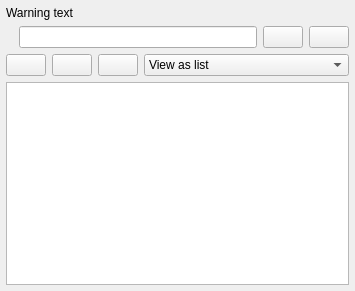
<?xml version="1.0" encoding="UTF-8"?>
<ui version="4.0">
 <class>ui_pool_widget</class>
 <widget class="QWidget" name="ui_pool_widget">
  <property name="geometry">
   <rect>
    <x>0</x>
    <y>0</y>
    <width>355</width>
    <height>291</height>
   </rect>
  </property>
  <property name="acceptDrops">
   <bool>true</bool>
  </property>
  <property name="windowTitle">
   <string>Form</string>
  </property>
  <layout class="QVBoxLayout" name="verticalLayout">
   <property name="spacing">
    <number>6</number>
   </property>
   <property name="margin">
    <number>6</number>
   </property>
   <item>
    <widget class="QLabel" name="label_size_warning">
     <property name="text">
      <string>&lt;html&gt;&lt;head/&gt;&lt;body&gt;&lt;p&gt;Warning text&lt;/p&gt;&lt;/body&gt;&lt;/html&gt;</string>
     </property>
     <property name="wordWrap">
      <bool>true</bool>
     </property>
    </widget>
   </item>
   <item>
    <widget class="QWidget" name="widget_pool" native="true">
     <property name="sizePolicy">
      <sizepolicy hsizetype="Preferred" vsizetype="Fixed">
       <horstretch>0</horstretch>
       <verstretch>0</verstretch>
      </sizepolicy>
     </property>
     <layout class="QHBoxLayout" name="horizontalLayout_3">
      <property name="spacing">
       <number>6</number>
      </property>
      <property name="margin">
       <number>0</number>
      </property>
      <item>
       <widget class="QLabel" name="label_pool_search">
        <property name="text">
         <string/>
        </property>
        <property name="pixmap">
         <pixmap>:/icons/variable_inspector.png</pixmap>
        </property>
       </widget>
      </item>
      <item>
       <widget class="QLineEdit" name="edit_pool_filter">
        <property name="toolTip">
         <string>Search filter</string>
        </property>
       </widget>
      </item>
      <item>
       <widget class="QPushButton" name="button_pool_filter_clear">
        <property name="sizePolicy">
         <sizepolicy hsizetype="Minimum" vsizetype="Fixed">
          <horstretch>0</horstretch>
          <verstretch>0</verstretch>
         </sizepolicy>
        </property>
        <property name="toolTip">
         <string>Clear filter</string>
        </property>
        <property name="text">
         <string/>
        </property>
        <property name="icon">
         <iconset>
          <normaloff>:/icons/clear.png</normaloff>:/icons/clear.png</iconset>
        </property>
        <property name="iconSize">
         <size>
          <width>16</width>
          <height>16</height>
         </size>
        </property>
       </widget>
      </item>
      <item>
       <widget class="QPushButton" name="button_help_pool">
        <property name="toolTip">
         <string>Help</string>
        </property>
        <property name="text">
         <string/>
        </property>
        <property name="icon">
         <iconset>
          <normaloff>:/icons/help.png</normaloff>:/icons/help.png</iconset>
        </property>
        <property name="iconSize">
         <size>
          <width>16</width>
          <height>16</height>
         </size>
        </property>
       </widget>
      </item>
     </layout>
    </widget>
   </item>
   <item>
    <widget class="QWidget" name="widget_2" native="true">
     <layout class="QHBoxLayout" name="horizontalLayout_2">
      <property name="spacing">
       <number>6</number>
      </property>
      <property name="margin">
       <number>0</number>
      </property>
      <item>
       <widget class="QPushButton" name="button_pool_add">
        <property name="sizePolicy">
         <sizepolicy hsizetype="Minimum" vsizetype="Fixed">
          <horstretch>0</horstretch>
          <verstretch>0</verstretch>
         </sizepolicy>
        </property>
        <property name="toolTip">
         <string>Add file</string>
        </property>
        <property name="text">
         <string/>
        </property>
        <property name="icon">
         <iconset>
          <normaloff>:/icons/add.png</normaloff>:/icons/add.png</iconset>
        </property>
        <property name="iconSize">
         <size>
          <width>16</width>
          <height>16</height>
         </size>
        </property>
       </widget>
      </item>
      <item>
       <widget class="QPushButton" name="button_refresh">
        <property name="toolTip">
         <string>Refresh</string>
        </property>
        <property name="text">
         <string/>
        </property>
        <property name="icon">
         <iconset>
          <normaloff>:/icons/refresh.png</normaloff>:/icons/refresh.png</iconset>
        </property>
        <property name="iconSize">
         <size>
          <width>16</width>
          <height>16</height>
         </size>
        </property>
       </widget>
      </item>
      <item>
       <widget class="QPushButton" name="button_browse_pool">
        <property name="toolTip">
         <string>Open file pool in file manager</string>
        </property>
        <property name="text">
         <string/>
        </property>
        <property name="icon">
         <iconset>
          <normaloff>:/icons/browse.png</normaloff>:/icons/browse.png</iconset>
        </property>
        <property name="iconSize">
         <size>
          <width>16</width>
          <height>16</height>
         </size>
        </property>
       </widget>
      </item>
      <item>
       <widget class="QComboBox" name="combobox_view">
        <property name="sizePolicy">
         <sizepolicy hsizetype="Expanding" vsizetype="Fixed">
          <horstretch>0</horstretch>
          <verstretch>0</verstretch>
         </sizepolicy>
        </property>
        <item>
         <property name="text">
          <string>View as list</string>
         </property>
         <property name="icon">
          <iconset theme="view-list-details"/>
         </property>
        </item>
        <item>
         <property name="text">
          <string>View as icons</string>
         </property>
         <property name="icon">
          <iconset theme="view-list-icons"/>
         </property>
        </item>
       </widget>
      </item>
     </layout>
    </widget>
   </item>
   <item>
    <widget class="QListWidget" name="list_pool">
     <property name="contextMenuPolicy">
      <enum>Qt::ActionsContextMenu</enum>
     </property>
     <property name="acceptDrops">
      <bool>true</bool>
     </property>
     <property name="alternatingRowColors">
      <bool>true</bool>
     </property>
     <property name="selectionMode">
      <enum>QAbstractItemView::ExtendedSelection</enum>
     </property>
     <property name="viewMode">
      <enum>QListView::ListMode</enum>
     </property>
     <property name="uniformItemSizes">
      <bool>true</bool>
     </property>
     <property name="wordWrap">
      <bool>true</bool>
     </property>
     <property name="selectionRectVisible">
      <bool>true</bool>
     </property>
     <property name="sortingEnabled">
      <bool>true</bool>
     </property>
    </widget>
   </item>
  </layout>
 </widget>
 <resources/>
 <connections>
  <connection>
   <sender>button_pool_filter_clear</sender>
   <signal>clicked()</signal>
   <receiver>edit_pool_filter</receiver>
   <slot>clear()</slot>
   <hints>
    <hint type="sourcelabel">
     <x>315</x>
     <y>25</y>
    </hint>
    <hint type="destinationlabel">
     <x>158</x>
     <y>25</y>
    </hint>
   </hints>
  </connection>
 </connections>
</ui>
